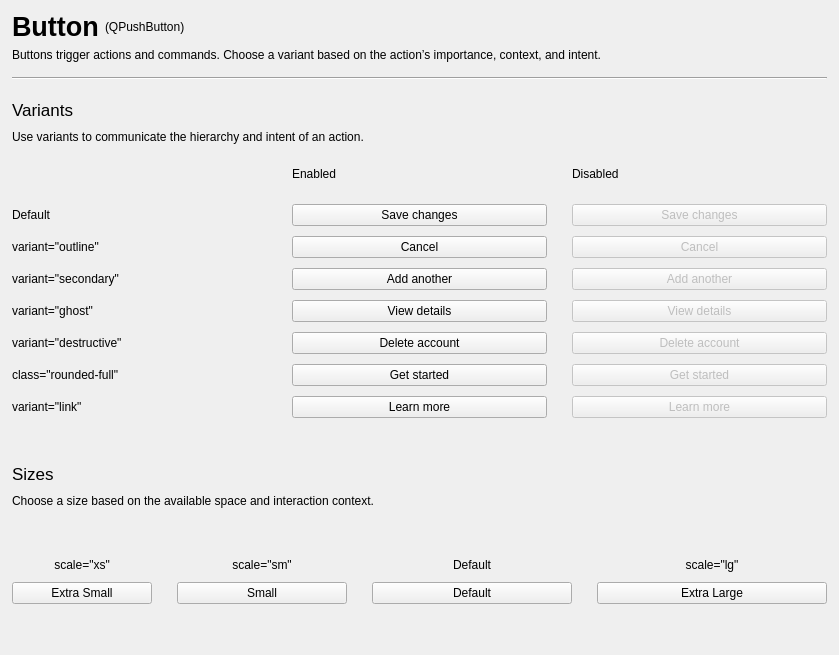
        <widget class="QWidget" name="button_page">
         <layout class="QVBoxLayout" name="verticalLayout_17">
          <property name="leftMargin">
           <number>12</number>
          </property>
          <property name="rightMargin">
           <number>12</number>
          </property>
          <item>
           <layout class="QVBoxLayout" name="verticalLayout_16">
            <property name="bottomMargin">
             <number>9</number>
            </property>
            <item>
             <layout class="QHBoxLayout" name="horizontalLayout_14">
              <item>
               <widget class="QLabel" name="label_24">
                <property name="sizePolicy">
                 <sizepolicy hsizetype="Fixed" vsizetype="Preferred">
                  <horstretch>0</horstretch>
                  <verstretch>0</verstretch>
                 </sizepolicy>
                </property>
                <property name="styleSheet">
                 <string notr="true">font-size: 20pt;
font-weight: 600;</string>
                </property>
                <property name="text">
                 <string>Button</string>
                </property>
               </widget>
              </item>
              <item>
               <widget class="QLabel" name="label_25">
                <property name="text">
                 <string>(QPushButton)</string>
                </property>
               </widget>
              </item>
             </layout>
            </item>
            <item>
             <widget class="QLabel" name="label_6">
              <property name="text">
               <string>Buttons trigger actions and commands. Choose a variant based on the action’s importance, context, and intent.</string>
              </property>
              <property name="wordWrap">
               <bool>true</bool>
              </property>
              <property name="class" stdset="0">
               <string>muted</string>
              </property>
             </widget>
            </item>
           </layout>
          </item>
          <item>
           <widget class="Line" name="line_2">
            <property name="minimumSize">
             <size>
              <width>0</width>
              <height>2</height>
             </size>
            </property>
            <property name="maximumSize">
             <size>
              <width>16777215</width>
              <height>2</height>
             </size>
            </property>
            <property name="orientation">
             <enum>Qt::Orientation::Horizontal</enum>
            </property>
           </widget>
          </item>
          <item>
           <layout class="QGridLayout" name="gridLayout_3">
            <property name="leftMargin">
             <number>0</number>
            </property>
            <property name="topMargin">
             <number>15</number>
            </property>
            <property name="horizontalSpacing">
             <number>25</number>
            </property>
            <property name="verticalSpacing">
             <number>10</number>
            </property>
            <item row="6" column="1">
             <widget class="QPushButton" name="pushButton_7">
              <property name="cursor">
               <cursorShape>PointingHandCursor</cursorShape>
              </property>
              <property name="text">
               <string>View details</string>
              </property>
              <property name="variant" stdset="0">
               <string>ghost</string>
              </property>
             </widget>
            </item>
            <item row="4" column="0">
             <widget class="QLabel" name="label_7">
              <property name="text">
               <string>variant=&quot;outline&quot;</string>
              </property>
             </widget>
            </item>
            <item row="3" column="0">
             <widget class="QLabel" name="label_2">
              <property name="text">
               <string>Default</string>
              </property>
             </widget>
            </item>
            <item row="0" column="0">
             <widget class="QLabel" name="label">
              <property name="styleSheet">
               <string notr="true">font-size: 13pt;</string>
              </property>
              <property name="text">
               <string>Variants</string>
              </property>
             </widget>
            </item>
            <item row="5" column="0">
             <widget class="QLabel" name="label_8">
              <property name="text">
               <string>variant=&quot;secondary&quot;</string>
              </property>
             </widget>
            </item>
            <item row="4" column="2">
             <widget class="QPushButton" name="pushButton_4">
              <property name="enabled">
               <bool>false</bool>
              </property>
              <property name="cursor">
               <cursorShape>PointingHandCursor</cursorShape>
              </property>
              <property name="text">
               <string>Cancel</string>
              </property>
              <property name="variant" stdset="0">
               <string>outline</string>
              </property>
             </widget>
            </item>
            <item row="2" column="2">
             <widget class="QLabel" name="label_56">
              <property name="text">
               <string>Disabled</string>
              </property>
             </widget>
            </item>
            <item row="10" column="1">
             <widget class="QPushButton" name="pushButton_19">
              <property name="cursor">
               <cursorShape>PointingHandCursor</cursorShape>
              </property>
              <property name="text">
               <string>Learn more</string>
              </property>
              <property name="variant" stdset="0">
               <string>link</string>
              </property>
             </widget>
            </item>
            <item row="3" column="2">
             <widget class="QPushButton" name="pushButton_2">
              <property name="enabled">
               <bool>false</bool>
              </property>
              <property name="cursor">
               <cursorShape>PointingHandCursor</cursorShape>
              </property>
              <property name="text">
               <string>Save changes</string>
              </property>
              <property name="variant" stdset="0">
               <string/>
              </property>
             </widget>
            </item>
            <item row="8" column="2">
             <widget class="QPushButton" name="pushButton_10">
              <property name="enabled">
               <bool>false</bool>
              </property>
              <property name="cursor">
               <cursorShape>PointingHandCursor</cursorShape>
              </property>
              <property name="text">
               <string>Delete account</string>
              </property>
              <property name="variant" stdset="0">
               <string>destructive</string>
              </property>
             </widget>
            </item>
            <item row="9" column="0">
             <widget class="QLabel" name="label_16">
              <property name="text">
               <string>class=&quot;rounded-full&quot;</string>
              </property>
             </widget>
            </item>
            <item row="10" column="2">
             <widget class="QPushButton" name="pushButton_20">
              <property name="enabled">
               <bool>false</bool>
              </property>
              <property name="cursor">
               <cursorShape>PointingHandCursor</cursorShape>
              </property>
              <property name="text">
               <string>Learn more</string>
              </property>
              <property name="variant" stdset="0">
               <string>link</string>
              </property>
             </widget>
            </item>
            <item row="5" column="1">
             <widget class="QPushButton" name="pushButton_5">
              <property name="cursor">
               <cursorShape>PointingHandCursor</cursorShape>
              </property>
              <property name="text">
               <string>Add another</string>
              </property>
              <property name="variant" stdset="0">
               <string>secondary</string>
              </property>
             </widget>
            </item>
            <item row="9" column="1">
             <widget class="QPushButton" name="pushButton_21">
              <property name="text">
               <string>Get started</string>
              </property>
              <property name="class" stdset="0">
               <string>rounded-full</string>
              </property>
             </widget>
            </item>
            <item row="10" column="0">
             <widget class="QLabel" name="label_13">
              <property name="text">
               <string>variant=&quot;link&quot;</string>
              </property>
             </widget>
            </item>
            <item row="5" column="2">
             <widget class="QPushButton" name="pushButton_6">
              <property name="enabled">
               <bool>false</bool>
              </property>
              <property name="cursor">
               <cursorShape>PointingHandCursor</cursorShape>
              </property>
              <property name="text">
               <string>Add another</string>
              </property>
              <property name="variant" stdset="0">
               <string>secondary</string>
              </property>
             </widget>
            </item>
            <item row="8" column="1">
             <widget class="QPushButton" name="pushButton_9">
              <property name="cursor">
               <cursorShape>PointingHandCursor</cursorShape>
              </property>
              <property name="text">
               <string>Delete account</string>
              </property>
              <property name="variant" stdset="0">
               <string>destructive</string>
              </property>
             </widget>
            </item>
            <item row="3" column="1">
             <widget class="QPushButton" name="pushButton">
              <property name="cursor">
               <cursorShape>PointingHandCursor</cursorShape>
              </property>
              <property name="text">
               <string>Save changes</string>
              </property>
              <property name="autoDefault">
               <bool>false</bool>
              </property>
              <property name="variant" stdset="0">
               <string/>
              </property>
             </widget>
            </item>
            <item row="9" column="2">
             <widget class="QPushButton" name="pushButton_22">
              <property name="enabled">
               <bool>false</bool>
              </property>
              <property name="text">
               <string>Get started</string>
              </property>
              <property name="class" stdset="0">
               <string>rounded-full</string>
              </property>
             </widget>
            </item>
            <item row="2" column="0">
             <spacer name="verticalSpacer_33">
              <property name="orientation">
               <enum>Qt::Orientation::Vertical</enum>
              </property>
              <property name="sizeHint" stdset="0">
               <size>
                <width>20</width>
                <height>40</height>
               </size>
              </property>
             </spacer>
            </item>
            <item row="4" column="1">
             <widget class="QPushButton" name="pushButton_3">
              <property name="cursor">
               <cursorShape>PointingHandCursor</cursorShape>
              </property>
              <property name="text">
               <string>Cancel</string>
              </property>
              <property name="variant" stdset="0">
               <string>outline</string>
              </property>
             </widget>
            </item>
            <item row="8" column="0">
             <widget class="QLabel" name="label_10">
              <property name="text">
               <string>variant=&quot;destructive&quot;</string>
              </property>
             </widget>
            </item>
            <item row="2" column="1">
             <widget class="QLabel" name="label_55">
              <property name="text">
               <string>Enabled</string>
              </property>
             </widget>
            </item>
            <item row="1" column="0" colspan="3">
             <widget class="QLabel" name="label_14">
              <property name="text">
               <string>Use variants to communicate the hierarchy and intent of an action.</string>
              </property>
              <property name="class" stdset="0">
               <string>muted</string>
              </property>
             </widget>
            </item>
            <item row="6" column="0">
             <widget class="QLabel" name="label_9">
              <property name="text">
               <string>variant=&quot;ghost&quot;</string>
              </property>
             </widget>
            </item>
            <item row="13" column="0">
             <spacer name="verticalSpacer_32">
              <property name="orientation">
               <enum>Qt::Orientation::Vertical</enum>
              </property>
              <property name="sizeHint" stdset="0">
               <size>
                <width>20</width>
                <height>40</height>
               </size>
              </property>
             </spacer>
            </item>
            <item row="6" column="2">
             <widget class="QPushButton" name="pushButton_8">
              <property name="enabled">
               <bool>false</bool>
              </property>
              <property name="cursor">
               <cursorShape>PointingHandCursor</cursorShape>
              </property>
              <property name="text">
               <string>View details</string>
              </property>
              <property name="variant" stdset="0">
               <string>ghost</string>
              </property>
             </widget>
            </item>
           </layout>
          </item>
          <item>
           <layout class="QGridLayout" name="gridLayout_6">
            <property name="horizontalSpacing">
             <number>25</number>
            </property>
            <property name="verticalSpacing">
             <number>10</number>
            </property>
            <item row="3" column="3">
             <widget class="QLabel" name="label_46">
              <property name="text">
               <string>scale=&quot;lg&quot;</string>
              </property>
              <property name="alignment">
               <set>Qt::AlignmentFlag::AlignCenter</set>
              </property>
              <property name="class" stdset="0">
               <string>muted</string>
              </property>
             </widget>
            </item>
            <item row="4" column="1">
             <widget class="QPushButton" name="pushButton_12">
              <property name="minimumSize">
               <size>
                <width>170</width>
                <height>0</height>
               </size>
              </property>
              <property name="maximumSize">
               <size>
                <width>170</width>
                <height>16777215</height>
               </size>
              </property>
              <property name="cursor">
               <cursorShape>PointingHandCursor</cursorShape>
              </property>
              <property name="text">
               <string>Small</string>
              </property>
              <property name="scale" stdset="0">
               <string>sm</string>
              </property>
             </widget>
            </item>
            <item row="4" column="0">
             <widget class="QPushButton" name="pushButton_11">
              <property name="minimumSize">
               <size>
                <width>140</width>
                <height>0</height>
               </size>
              </property>
              <property name="maximumSize">
               <size>
                <width>140</width>
                <height>16777215</height>
               </size>
              </property>
              <property name="cursor">
               <cursorShape>PointingHandCursor</cursorShape>
              </property>
              <property name="text">
               <string>Extra Small</string>
              </property>
              <property name="scale" stdset="0">
               <string>xs</string>
              </property>
             </widget>
            </item>
            <item row="3" column="0">
             <widget class="QLabel" name="label_43">
              <property name="text">
               <string>scale=&quot;xs&quot;</string>
              </property>
              <property name="alignment">
               <set>Qt::AlignmentFlag::AlignCenter</set>
              </property>
              <property name="class" stdset="0">
               <string>muted</string>
              </property>
             </widget>
            </item>
            <item row="3" column="1">
             <widget class="QLabel" name="label_44">
              <property name="text">
               <string>scale=&quot;sm&quot;</string>
              </property>
              <property name="alignment">
               <set>Qt::AlignmentFlag::AlignCenter</set>
              </property>
              <property name="class" stdset="0">
               <string>muted</string>
              </property>
             </widget>
            </item>
            <item row="3" column="2">
             <widget class="QLabel" name="label_45">
              <property name="text">
               <string>Default</string>
              </property>
              <property name="alignment">
               <set>Qt::AlignmentFlag::AlignCenter</set>
              </property>
              <property name="class" stdset="0">
               <string>muted</string>
              </property>
             </widget>
            </item>
            <item row="0" column="0">
             <widget class="QLabel" name="label_11">
              <property name="styleSheet">
               <string notr="true">font-size: 13pt;</string>
              </property>
              <property name="text">
               <string>Sizes</string>
              </property>
             </widget>
            </item>
            <item row="4" column="3">
             <widget class="QPushButton" name="pushButton_14">
              <property name="minimumSize">
               <size>
                <width>230</width>
                <height>0</height>
               </size>
              </property>
              <property name="maximumSize">
               <size>
                <width>230</width>
                <height>16777215</height>
               </size>
              </property>
              <property name="cursor">
               <cursorShape>PointingHandCursor</cursorShape>
              </property>
              <property name="text">
               <string>Extra Large</string>
              </property>
              <property name="scale" stdset="0">
               <string>lg</string>
              </property>
             </widget>
            </item>
            <item row="1" column="0" colspan="3">
             <widget class="QLabel" name="label_15">
              <property name="text">
               <string>Choose a size based on the available space and interaction context.</string>
              </property>
              <property name="class" stdset="0">
               <string>muted</string>
              </property>
             </widget>
            </item>
            <item row="4" column="2">
             <widget class="QPushButton" name="pushButton_13">
              <property name="minimumSize">
               <size>
                <width>200</width>
                <height>0</height>
               </size>
              </property>
              <property name="maximumSize">
               <size>
                <width>200</width>
                <height>16777215</height>
               </size>
              </property>
              <property name="cursor">
               <cursorShape>PointingHandCursor</cursorShape>
              </property>
              <property name="text">
               <string>Default</string>
              </property>
              <property name="scale" stdset="0">
               <string/>
              </property>
             </widget>
            </item>
            <item row="2" column="0">
             <spacer name="verticalSpacer_6">
              <property name="orientation">
               <enum>Qt::Orientation::Vertical</enum>
              </property>
              <property name="sizeHint" stdset="0">
               <size>
                <width>20</width>
                <height>40</height>
               </size>
              </property>
             </spacer>
            </item>
           </layout>
          </item>
          <item>
           <spacer name="verticalSpacer_29">
            <property name="orientation">
             <enum>Qt::Orientation::Vertical</enum>
            </property>
            <property name="sizeHint" stdset="0">
             <size>
              <width>20</width>
              <height>40</height>
             </size>
            </property>
           </spacer>
          </item>
         </layout>
        </widget>
